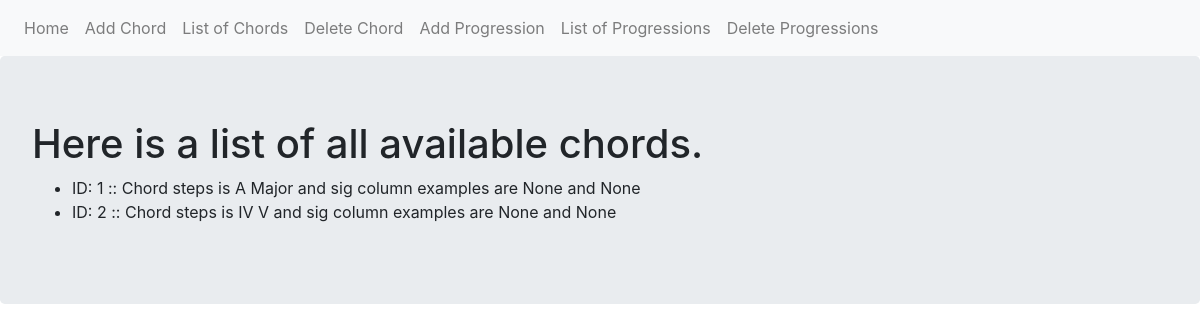
/chords/list, run on an earlier commit of the app's database.
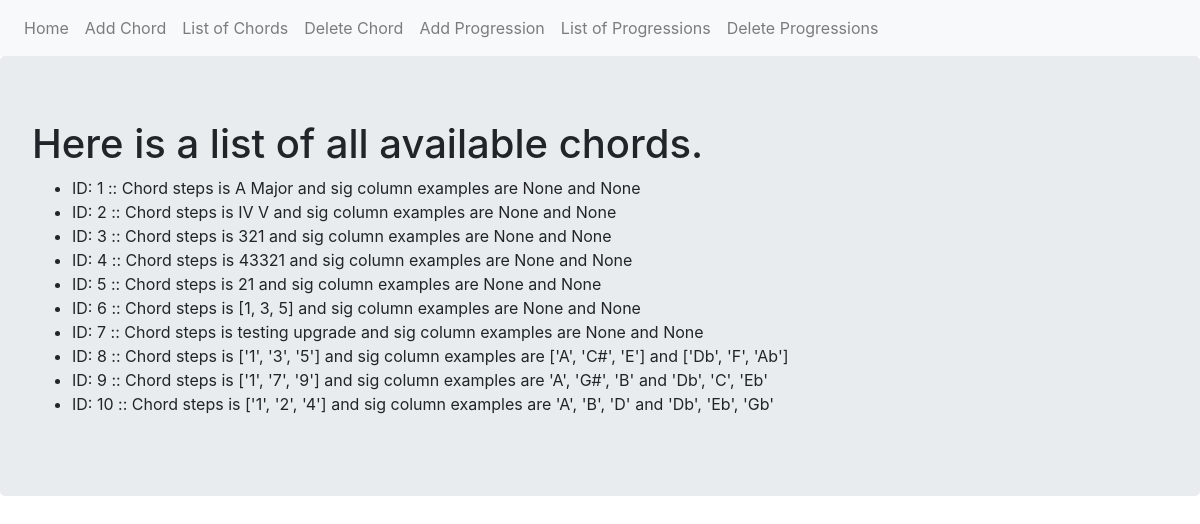
And on a later commit of the database.
### myproject/models.py (models this page shows, shortened)
class Chord(db.Model):
        __tablename__ = 'chords'
        id = db.Column(db.Integer,primary_key = True)
        steps = db.Column(db.Text)
        sig_c = db.Column(db.Text)
        sig_g = db.Column(db.Text)
        sig_d = db.Column(db.Text)
        sig_a = db.Column(db.Text)
        sig_e = db.Column(db.Text)
        sig_b = db.Column(db.Text)
        sig_f_sharp = db.Column(db.Text)
        sig_c_sharp = db.Column(db.Text)
        sig_f = db.Column(db.Text)
        sig_b_flat = db.Column(db.Text)
        sig_e_flat = db.Column(db.Text)
        sig_a_flat = db.Column(db.Text)
        sig_d_flat = db.Column(db.Text)
        sig_g_flat = db.Column(db.Text)
        def __repr__(self):
            return f"Chord steps is {self.steps} and sig column examples are " \
                   f"{self.sig_a} and {self.sig_d_flat}"

### myproject/chords/views.py (the view)
@chords_blueprint.route('/list')
def list():
    chords = Chord.query.all()
    return render_template('list.html', chords=chords)

### myproject/chords/templates/chords/list.html
{% extends "base.html" %}
{% block content %}
<div class="jumbotron">
  <h1>Here is a list of all available chords.</h1>
  <ul>
    {% for chord in chords  %}
    <li>ID: {{chord.id}} :: {{chord}}</li>
    {% endfor %}
  </ul>
</div>
{% endblock %}

### myproject/templates/base.html (shortened to what this page needs)
<!DOCTYPE html>
<html lang="en" dir="ltr">
  <head>
    <link rel="stylesheet" href="https://maxcdn.bootstrapcdn.com/bootstrap/4.0.0/css/bootstrap.min.css">
  </head>
  <body>
    <nav class="navbar navbar-expand-lg navbar-light bg-light">
    <div class="navbar-nav">
      <a class="nav-item nav-link" href="{{ url_for('index') }}">Home</a>
      <a class="nav-item nav-link" href="{{ url_for('chords.add') }}">Add Chord</a>
      <a class="nav-item nav-link" href="{{ url_for('chords.list') }}">List of Chords</a>
      <a class="nav-item nav-link" href="{{ url_for('chords.delete') }}">Delete Chord</a>
      <a class="nav-item nav-link" href="{{ url_for('progressions.add') }}">Add Progression</a>
      <a class="nav-item nav-link" href="{{ url_for('progressions.list') }}">List of Progressions</a>
      <a class="nav-item nav-link" href="{{ url_for('progressions.delete') }}">Delete Progressions</a>
    </div>
</nav>
    {% block content %}
    {% endblock %}
  </body>
</html>

What changed in the data, as far as the page shows it:
added Chord: id "3", steps+sig_a+sig_d_flat "Chord steps is 321 and sig column examples are None and None"
added Chord: id "4", steps+sig_a+sig_d_flat "Chord steps is 43321 and sig column examples are None and None"
added Chord: id "5", steps+sig_a+sig_d_flat "Chord steps is 21 and sig column examples are None and None"
added Chord: id "6", steps+sig_a+sig_d_flat "Chord steps is [1, 3, 5] and sig column examples are None and None"
added Chord: id "7", steps+sig_a+sig_d_flat "Chord steps is testing upgrade and sig column examples are None and None"
added Chord: id "8", steps+sig_a+sig_d_flat "Chord steps is ['1', '3', '5'] and sig column examples are ['A', 'C#', 'E'] and ['Db', 'F', 'Ab']"
added Chord: id "9", steps+sig_a+sig_d_flat "Chord steps is ['1', '7', '9'] and sig column examples are 'A', 'G#', 'B' and 'Db', 'C', 'Eb'"
added Chord: id "10", steps+sig_a+sig_d_flat "Chord steps is ['1', '2', '4'] and sig column examples are 'A', 'B', 'D' and 'Db', 'Eb', 'Gb'"
